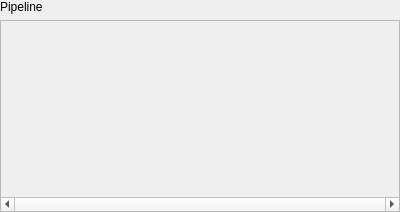
<?xml version="1.0" encoding="UTF-8"?>
<ui version="4.0">
 <class>pipeline_viewer</class>
 <widget class="QWidget" name="pipeline_viewer">
  <property name="geometry">
   <rect>
    <x>0</x>
    <y>0</y>
    <width>400</width>
    <height>212</height>
   </rect>
  </property>
  <property name="sizePolicy">
   <sizepolicy hsizetype="Preferred" vsizetype="Minimum">
    <horstretch>0</horstretch>
    <verstretch>0</verstretch>
   </sizepolicy>
  </property>
  <property name="minimumSize">
   <size>
    <width>200</width>
    <height>0</height>
   </size>
  </property>
  <property name="windowTitle">
   <string>Form</string>
  </property>
  <layout class="QVBoxLayout" name="verticalLayout">
   <property name="leftMargin">
    <number>0</number>
   </property>
   <property name="topMargin">
    <number>0</number>
   </property>
   <property name="rightMargin">
    <number>0</number>
   </property>
   <property name="bottomMargin">
    <number>0</number>
   </property>
   <item>
    <widget class="QLabel" name="pipeline_label">
     <property name="text">
      <string>Pipeline</string>
     </property>
    </widget>
   </item>
   <item>
    <widget class="QScrollArea" name="pipeline_scrollbar">
     <property name="horizontalScrollBarPolicy">
      <enum>Qt::ScrollBarAlwaysOn</enum>
     </property>
     <property name="widgetResizable">
      <bool>true</bool>
     </property>
     <widget class="QWidget" name="scrollAreaWidgetContents">
      <property name="geometry">
       <rect>
        <x>0</x>
        <y>0</y>
        <width>398</width>
        <height>177</height>
       </rect>
      </property>
     </widget>
    </widget>
   </item>
  </layout>
 </widget>
 <resources/>
 <connections/>
</ui>
